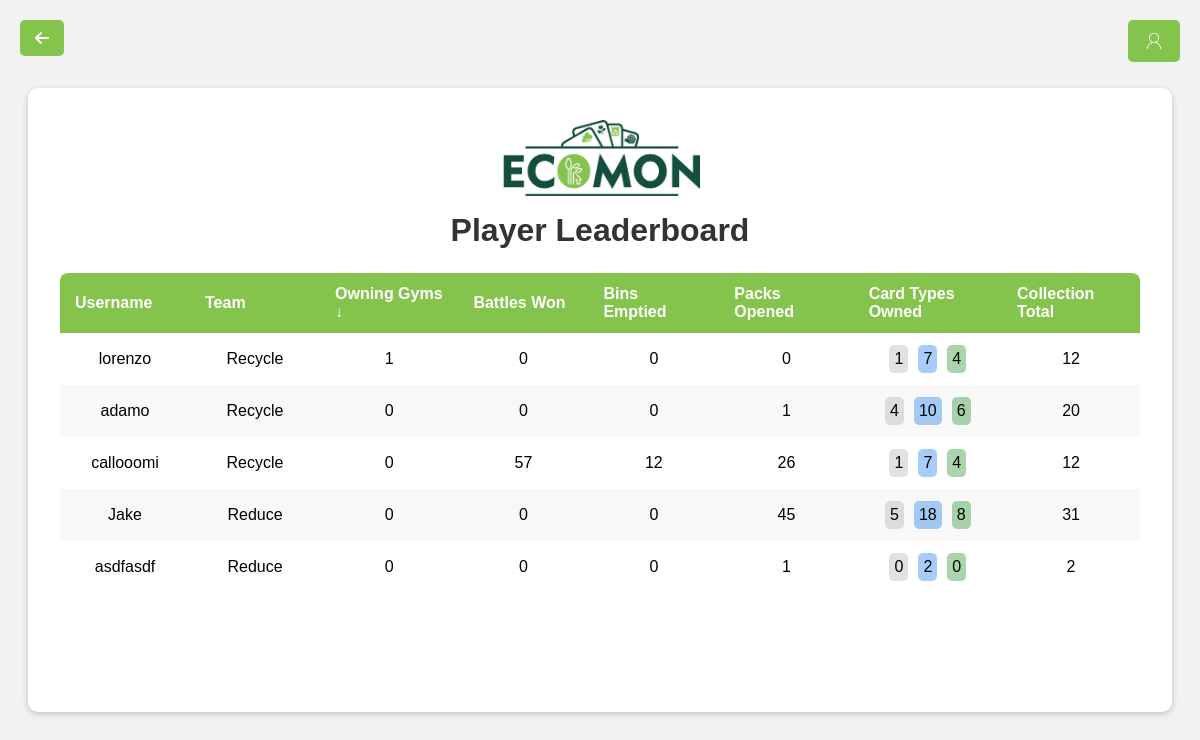
Screenshot of /player_leaderboard (signed in) with the database file from the repository.
### backend/models.py (models this page shows)
class Team(models.Model):
    name = models.CharField(max_length=100,primary_key=True)
    color = models.CharField(max_length=100)
    icon = models.ImageField()
    icon = models.ImageField(upload_to='static/images/teams/')
    user_selectable = models.BooleanField(default=True) # If the user can join this team or not

### accounts/models.py (models this page shows, shortened)
class Profile(models.Model):
    user = models.OneToOneField(User, on_delete=models.CASCADE)
    team_name = models.ForeignKey(Team, on_delete=models.CASCADE)
    deck_card_1 = models.ForeignKey(Card, on_delete=models.CASCADE,
                                    related_name='profile_deck_card1',
                                    null=True)
    deck_card_2 = models.ForeignKey(Card, on_delete=models.CASCADE,
                                    related_name='profile_deck_card2',
                                    null=True)
    deck_card_3 = models.ForeignKey(Card, on_delete=models.CASCADE,
                                    related_name='profile_deck_card3',
                                    null=True)
    wrapper_count = models.IntegerField()
    pack_count = models.IntegerField()
    last_pack_allocation = models.DateField(default=now)
    battles_won = models.IntegerField(default=0)
    bins_emptied = models.IntegerField(default=0)
    packs_opened = models.IntegerField(default=0)

### backend/views.py (the view)
# urls.py: path('player_leaderboard', views.player_leaderboard),
@login_required
def player_leaderboard(request):
    profiles = Profile.objects.select_related('user', 'team_name') \
                              .exclude(team_name__name="Fossil Fuels")
    players_data = []
    for profile in profiles:
        user = profile.user
        username = user.username
        team = profile.team_name.name  # e.g. "Recycle", "Reuse", etc.
        owning_gyms = Gym.objects.filter(owning_player=user).count()
        player_cards = PlayerCards.objects.filter(player=user)
        plastic_cards_owned = player_cards.filter(card__card_type=3).count()
        recycle_cards_owned = player_cards.filter(card__card_type=1).count()
        plant_cards_owned = player_cards.filter(card__card_type=2).count()
        collection_total = plastic_cards_owned + recycle_cards_owned + plant_cards_owned
        battles_won = profile.battles_won
        bins_emptied = profile.bins_emptied
        packs_opened = profile.packs_opened
        players_data.append({
            'username': username,
            'team_name': team,
            'owning_gyms': owning_gyms,
            'plastic_cards_owned': plastic_cards_owned,
            'recycle_cards_owned': recycle_cards_owned,
            'plant_cards_owned': plant_cards_owned,
            'collection_total': collection_total,
            'battles_won': battles_won,
            'bins_emptied': bins_emptied,
            'packs_opened': packs_opened,
        })
    players_data.sort(key=lambda p: p['owning_gyms'], reverse=True)
    players_data = players_data[:10]
    context = {
        'players': players_data,
    }
    return render(request, 'backend/leaderboard/player_leaderboard.html', context)

### templates/backend/leaderboard/player_leaderboard.html (shortened to what this page needs)
<!DOCTYPE html>
<html>
<head>
    {% load static %}
    <link rel="stylesheet" href="https://cdnjs.cloudflare.com/ajax/libs/font-awesome/6.0.0/css/all.min.css">
    <link rel="stylesheet" href="{% static 'css/backend/leaderboard/player_leaderboard.css' %}">
</head>
<body>
    <a href="/home" class="button back-button">
        <i class="fas fa-arrow-left"></i>
    </a>
    <a href="/team_leaderboard" class="button leaderboard-button" >
        <img src="{% static 'images/backend/leaderboard/playerIcon.png' %}" alt="Player Leaderboard" class="button-image">
    </a>
    <div class="leaderboard-wrapper">
        <div class="leaderboard-container">
            <img class="title-logo" alt="ecomon logo"
                src="{% static 'images/backend/scanner/Ecomon1-removebg.png' %}">
            <h1>Player Leaderboard</h1>
            <div class="table-wrapper">
                <table class="leaderboard-table styled-table">
                    <thead>
                        <tr>
                            <th>Username</th>
                            <th>Team</th>
                            <th>Owning Gyms ↓</th>
                            <th>Battles Won</th>
                            <th>Bins Emptied</th>
                            <th>Packs Opened</th>
                            <th>Card Types Owned</th>
                            <th>Collection Total</th>
                        </tr>
                    </thead>
                    <tbody>
                        {% for player in players %}
                        <tr>
                            <td>{{ player.username }}</td>
                            <td>{{ player.team_name }}</td>
                            <td>{{ player.owning_gyms }}</td>
                            <td>{{ player.battles_won }}</td>
                            <td>{{ player.bins_emptied }}</td>
                            <td>{{ player.packs_opened }}</td>
                            <td class="cards-td"><span class="plastic-span">{{ player.plastic_cards_owned }}</span><span class="recycle-span">{{ player.recycle_cards_owned }}</span><span class="plant-span">{{ player.plant_cards_owned }}</span></td>
                            <td>{{ player.collection_total }}</td>
                        </tr>
                        {% endfor %}
                    </tbody>
                </table>
            </div>
        </div>
    </div>
</body>
</html>

### static/css/backend/leaderboard/player_leaderboard.css (style rules this page uses)
body { margin: 0; padding: 0; background-color: #f2f2f2; font-family: Arial, sans-serif; }
.leaderboard-wrapper { display: flex; justify-content: center; align-items: center; min-height: 100vh; }
.leaderboard-container { background-color: #fff; border-radius: 10px; box-shadow: 0 2px 6px rgba(0,0,0,0.2); padding: 2rem; max-width: 1200px; width: 90%; min-height: 70vh; text-align: center; }
.title-logo { display: block; margin: 0 auto 1rem auto; width: 200px; }
h1 { margin-top: 0; margin-bottom: 1.5rem; font-size: 2rem; color: #333; }
.table-wrapper { overflow-x: auto; }
.styled-table { width: 100%; border-collapse: separate; border-spacing: 0; border-radius: 8px; overflow: hidden; margin-bottom: 1rem; }
.styled-table thead tr { background-color: #84C44C; color: #ffffff; text-align: left; font-weight: bold; }
.styled-table th, .styled-table td { padding: 12px 15px; min-width: 100px; }
.styled-table tbody tr:nth-of-type(even) { background-color: #f8f8f8; }
.styled-table tbody tr:last-of-type { border-bottom: 2px solid #84C44C; }
.button { background-color: #84C44C; color: white; font-weight: bold; padding: 10px 15px; border: none; border-radius: 5px; text-align: center; text-decoration: none; display: flex; align-items: center; justify-content: center; transition: background-color 0.3s ease; cursor: pointer; }
.back-button { position: fixed; top: 20px; left: 20px; z-index: 1000; }
.leaderboard-button { position: fixed; width: 22px; height: 22px; top: 20px; right: 20px; z-index: 1000; }
.button-image { height: 100%; width: 100%; object-fit: cover; filter: invert(); }
.cards-td { display: flex; justify-content: center; align-items: center; gap: 10px; }
.cards-td span { padding: 5px; border-radius: 5px; }
.plastic-span { background-color: #9a9a9a4c; }
.recycle-span { background-color: #0b78ed5e; }
.plant-span { background-color: #27932b64; }

### rows the page displays
Team: team_name "Recycle" "Recycle"
Profile: username "callooomi", team_name "Recycle", owning_gyms "0", battles_won "57", bins_emptied "12", packs_opened "26", plastic_cards_owned "1", recycle_cards_owned "7", plant_cards_owned "4", collection_total "12"
Team: team_name "Reduce" "Reduce"

### other values shown
{{ player.username }} "lorenzo" "adamo" "Jake" "asdfasdf"
{{ player.owning_gyms }} "1" "0" "0" "0"
{{ player.battles_won }} "0" "0" "0" "0"
{{ player.bins_emptied }} "0" "0" "0" "0"
{{ player.packs_opened }} "0" "1" "45" "1"
{{ player.plastic_cards_owned }} "1" "4" "5" "0"
{{ player.recycle_cards_owned }} "7" "10" "18" "2"
{{ player.plant_cards_owned }} "4" "6" "8" "0"
{{ player.collection_total }} "12" "20" "31" "2"
